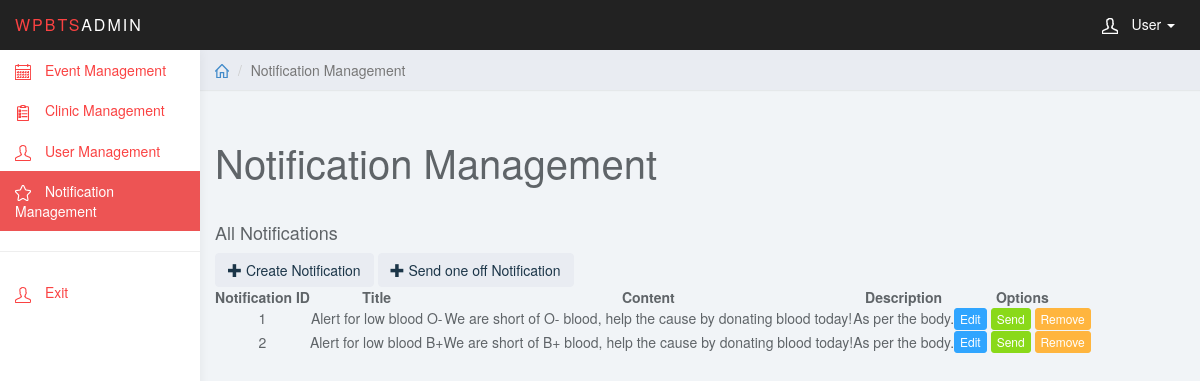
Page /notifications.php (signed in) on the committed database.
### tables this page shows
create table TBL_ALERT(
	ALERT_ID int primary key AUTO_INCREMENT,
	TITLE varchar(50),
	BODY varchar(255),
	DESCRIPTION varchar(255)  
)DEFAULT CHARSET=utf8 COLLATE=utf8_unicode_ci;

### web/php/notification_functions.php (called while the page is built, shortened)
<?php
require_once('DBConn_Dave.php');
function getAllALerts()
{
    global $dbConn;
    $sql = "SELECT * FROM TBL_ALERT";
    $stmt = $dbConn->prepare($sql);
    if ($stmt->execute()) {
        return $stmt->fetchAll(PDO::FETCH_ASSOC);
    } else {
        return false;
    }
}

### web/notifications.php (the view, shortened to what this page needs)
<?php
require_once("header.php");
require_once('php/DBConn_Dave.php');
require_once('php/notification_functions.php');
$exitingAlerst = getAllALerts();
?>
<div class="col-sm-9 col-sm-offset-3 col-lg-10 col-lg-offset-2 main">
    <div class="row">
        <ol class="breadcrumb">
            <li><a href="index.php">
                    <svg class="glyph stroked home">
                        <use xlink:href="#stroked-home"></use>
                    </svg>
                </a></li>
            <li class="active">Notification Management</li>
        </ol>
    </div>
    <br/>
    <div class="row">
        <div class="col-lg-12">
            <h1 class="page-header">Notification Management</h1>
        </div>
    </div>
    <div class="row">
        <div class="col-md-12">
            <h4>All Notifications</h4>
            <a href="notification_create.php" class="btn btn-default"><span class="glyphicon glyphicon-plus" aria-hidden="true"></span> Create Notification</a>
            <a href="notification_send_custom.php" class="btn btn-default"><span class="glyphicon glyphicon-plus" aria-hidden="true"></span> Send one off Notification</a>
        </div>
    </div>
    <div class="row">
        <div class="col-md-12">
            <table data-toggle="table" data-search="true" data-pagination="true">
                <thead>
                <tr>
                    <th class="text-center">Notification ID</th>
                    <th class="text-center" data-sortable="true">Title</th>
                    <th class="text-center">Content</th>
                    <th class="text-center">Description</th>
                    <th class="text-center">Options</th>
                </tr>
                </thead>
                <?php
                foreach ($exitingAlerst as $value) {
                    ?>
                    <tr>
                        <td class="text-center"><?php echo $value['ALERT_ID'] ?></td>
                        <td class="text-center"><?php echo $value['TITLE'] ?></td>
                        <td class="text-center"><?php echo $value['BODY'] ?></td>
                        <td class="text-center"><?php echo $value['DESCRIPTION'] ?></td>
                        <td class="text-center">
                            <a href="edit-notification.php?notificationid=<?php echo $value['ALERT_ID']; ?>" class="btn btn-xs btn-primary">Edit</a>
                            <a href="" data-id="<?php echo $value['ALERT_ID']; ?>" class="btn btn-xs btn-success" onclick="sendNotification(event)">Send</a>
                            <a href="" data-id="<?php echo $value['ALERT_ID']; ?>" class="btn btn-xs btn-warning" onclick="removeNotification(event)">Remove</a>
                        </td>
                    </tr>
                    <?php
                }
                ?>
            </table>
        </div>
    </div>
</div>
</body>
</html>

### web/css/styles.css (style rules this page uses)
body { background: #f1f4f7; padding-top: 50px; color: #5f6468; }
a, a:hover, a:focus { color: #428bca; }
h1, h2, h3, h4, h5, h6 { color: #5f6468; }
h1 { font-weight: 300; font-size: 40px; }
h3, h4 { font-weight: 300; }
.btn-default, .btn-default:hover, .btn-default:focus, .btn-default:active, .btn-default.active, .open > .dropdown-toggle.btn-default, .btn-default.disabled, .btn-default[disabled], fieldset[disabled] .btn-default, .btn-default.disabled:hover, .btn-default[disabled]:hover, fieldset[disabled] .btn-default:hover, .btn-default.disabled:focus, .btn-default[disabled]:focus, fieldset[disabled] .btn-default:focus, .btn-default.disabled:active, .btn-default[disabled]:active, fieldset[disabled] .btn-default:active, .btn-default.disabled.active, .btn-default[disabled].active, fieldset[disabled] .btn-default.active { background-color: #e9ecf2; border-color: #e9ecf2; color: #1b3548; }
.btn-primary, .btn-primary:hover, .btn-primary:focus, .btn-primary:active, .btn-primary.active, .open > .dropdown-toggle.btn-primary, .btn-primary.disabled, .btn-primary[disabled], fieldset[disabled] .btn-primary, .btn-primary.disabled:hover, .btn-primary[disabled]:hover, fieldset[disabled] .btn-primary:hover, .btn-primary.disabled:focus, .btn-primary[disabled]:focus, fieldset[disabled] .btn-primary:focus, .btn-primary.disabled:active, .btn-primary[disabled]:active, fieldset[disabled] .btn-primary:active, .btn-primary.disabled.active, .btn-primary[disabled].active, fieldset[disabled] .btn-primary.active { background-color: #30a5ff; border-color: #30a5ff; }
.btn-success, .btn-success:hover, .btn-success:focus, .btn-success:active, .btn-success.active, .open > .dropdown-toggle.btn-success, .btn-success.disabled, .btn-success[disabled], fieldset[disabled] .btn-success, .btn-success.disabled:hover, .btn-success[disabled]:hover, fieldset[disabled] .btn-success:hover, .btn-success.disabled:focus, .btn-success[disabled]:focus, fieldset[disabled] .btn-success:focus, .btn-success.disabled:active, .btn-success[disabled]:active, fieldset[disabled] .btn-success:active, .btn-success.disabled.active, .btn-success[disabled].active, fieldset[disabled] .btn-success.active { background-color: #8ad919; border-color: #8ad919; }
.btn-warning, .btn-warning:hover, .btn-warning:focus, .btn-warning:active, .btn-warning.active, .open > .dropdown-toggle.btn-warning, .btn-warning.disabled, .btn-warning[disabled], fieldset[disabled] .btn-warning, .btn-warning.disabled:hover, .btn-warning[disabled]:hover, fieldset[disabled] .btn-warning:hover, .btn-warning.disabled:focus, .btn-warning[disabled]:focus, fieldset[disabled] .btn-warning:focus, .btn-warning.disabled:active, .btn-warning[disabled]:active, fieldset[disabled] .btn-warning:active, .btn-warning.disabled.active, .btn-warning[disabled].active, fieldset[disabled] .btn-warning.active { background-color: #ffb53e; border-color: #ffb53e; }
.breadcrumb { border-radius: 0; padding: 10px 15px; background: #e9ecf2; box-shadow: 0 1px 1px rgba(0, 0, 0, .05); margin: 0 ; }
h1.page-header { margin-top: 30px; border-bottom: 0; }
.breadcrumb .glyph { height: 14px; width: 14px; margin: -2px 0 0 0; stroke-width: 4px; }

### rows in the picture
tbl_alert: ALERT_ID "1", TITLE "Alert for low blood O-", BODY "We are short of O- blood, help the cause by donating blood today!", DESCRIPTION "As per the body."
tbl_alert: ALERT_ID "2", TITLE "Alert for low blood B+", BODY "We are short of B+ blood, help the cause by donating blood today!", DESCRIPTION "As per the body."
